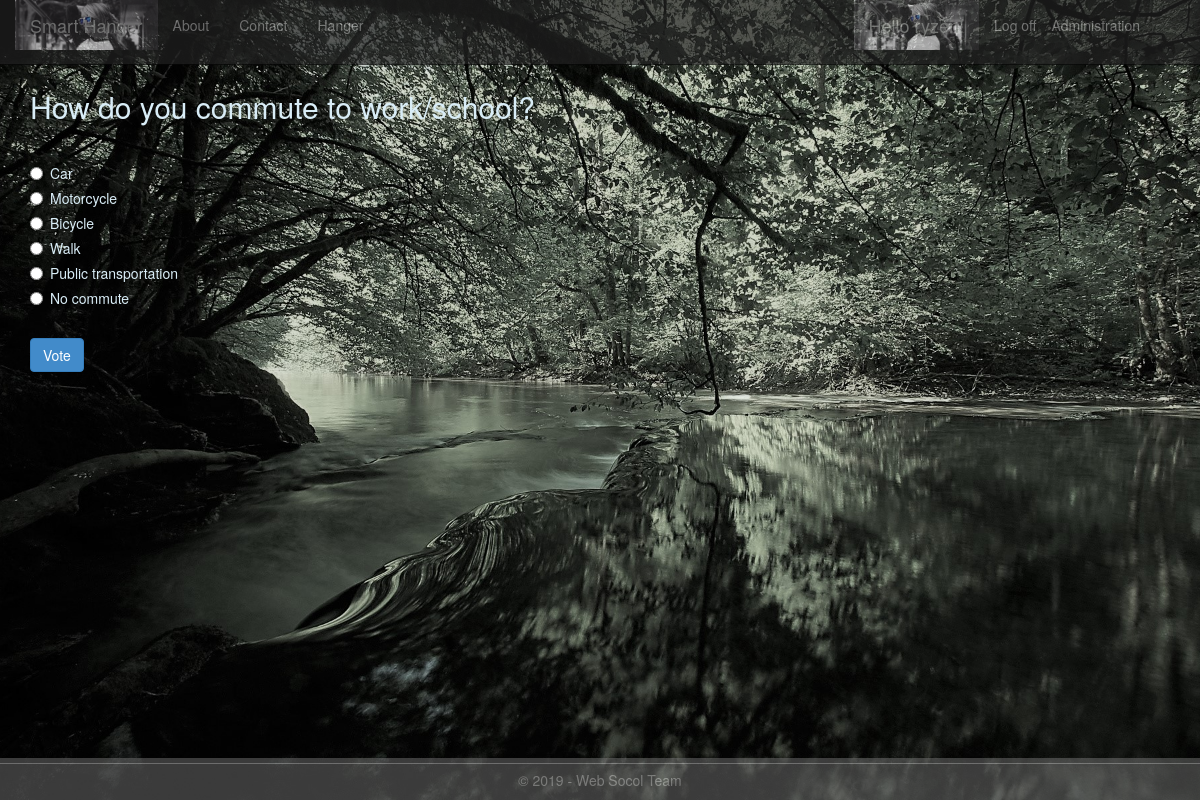
/2/ (signed in), run on the app's committed database.
### gateway/models.py (models this page shows, shortened)
class Poll(models.Model):
    text = models.CharField(max_length=200)
    pub_date = models.DateTimeField('date published')

class Choice(models.Model):
    poll = models.ForeignKey(Poll)
    text = models.CharField(max_length=200)
    votes = models.IntegerField(default=0)

### gateway/views.py (the view)
class PollDetailView(DetailView):
    model = Poll
    def get_context_data(self, **kwargs):
        context = super(PollDetailView, self).get_context_data(**kwargs)
        context['title'] = 'Poll'
        context['year'] = datetime.now().year
        return context

### gateway/templates/gateway/details.html (shortened to what this page needs)
{% extends "gateway/layout.html" %}
{% block content %}
<h2>{{poll.text}}</h2>
<br />
<form action="{% url 'gateway:vote' poll.id %}" method="post">
{% for choice in poll.choice_set.all %}
    <div class="radio">
        <label>
            <input type="radio" name="choice" id="choice{{ forloop.counter }}" value="{{ choice.id }}" />
            {{ choice.text }}
        </label>
    </div>
{% endfor %}
    <br />
    <button class="btn btn-primary" type="submit">Vote</button>
</form>
{% endblock %}

### gateway/templates/gateway/loginpartial.html (shortened to what this page needs)
<ul class="nav navbar-nav navbar-right">
    <li><a href="/admin">Administration</a></li>
</ul>
{% if user.is_authenticated %}
<form id="logoutForm" action="/logout" method="post" class="navbar-right">
    <ul class="nav navbar-nav navbar-right">
        <li><span class="navbar-brand">Hello {{ user.username }}!</span></li>
        <li><a href="javascript:document.getElementById('logoutForm').submit()">Log off</a></li>
    </ul>
</form>
{% else %}
<ul class="nav navbar-nav navbar-right">
    <li><a href="{% url 'login' %}">Log in</a></li>
</ul>
{% endif %}

### gateway/static/gateway/content/site.css (style rules this page uses)
body { padding-top: 50px; padding-bottom: 20px; }
input, select, textarea { max-width: 280px; }
.radio, .checkbox { margin-bottom: 20px; }

### data on the page
Poll: text "How do you commute to work/school?"
Choice: text "Car"
Choice: text "Motorcycle"
Choice: text "Bicycle"
Choice: text "Walk"
Choice: text "Public transportation"
Choice: text "No commute"

### other printed values
{{ user.username }} "ryzen"
{{ year }} "2019"
